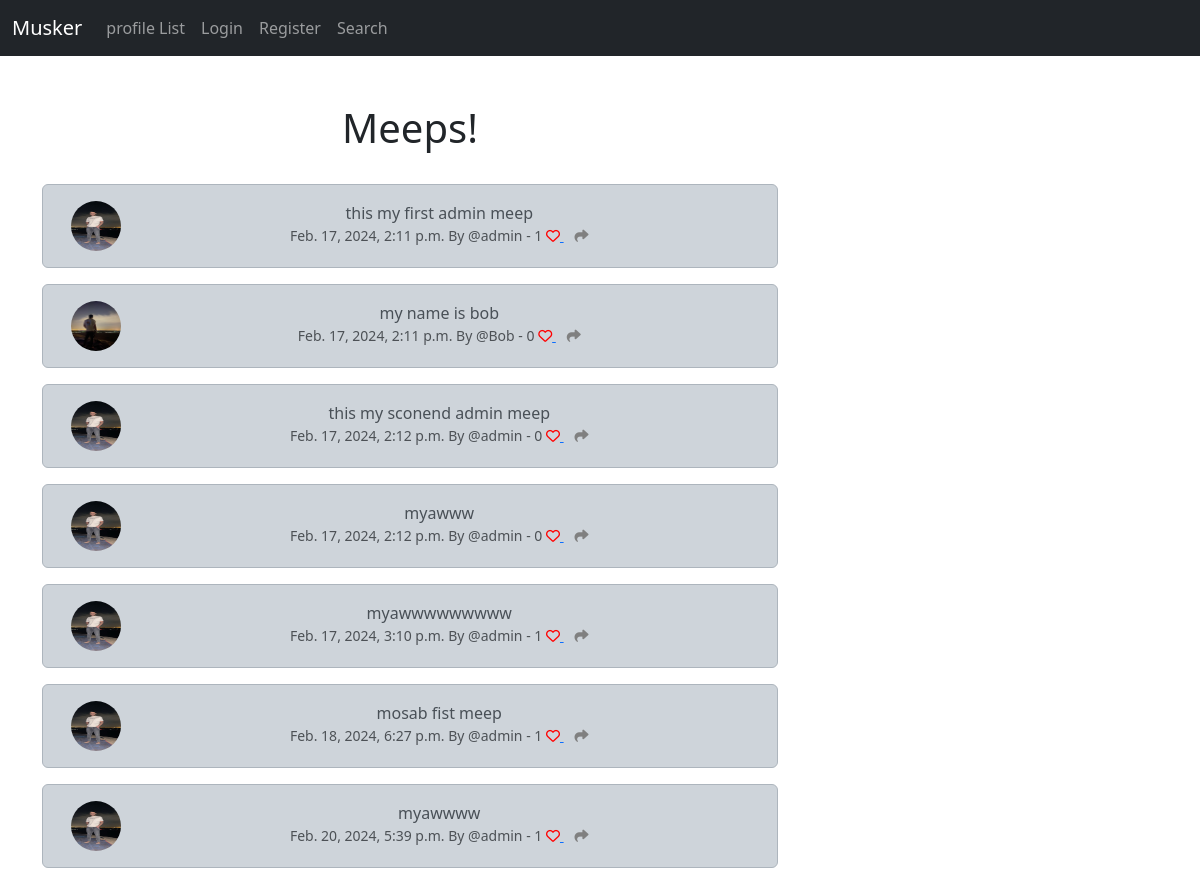
The page / on the database its author committed.
### muskerapp/models.py (models this page shows, shortened)
class Meep(models.Model):
        user = models.ForeignKey(
        User,related_name="meeps",
        on_delete=models.DO_NOTHING
    )
        body=models.CharField(max_length=200)
        create_at=models.DateTimeField(auto_now_add=True)
        likes=models.ManyToManyField(User, related_name="meep_like",blank=True)
        def number_of_likes(self):
            return self.likes.count()

class Profile(models.Model):
    user = models.OneToOneField(User, on_delete=models.CASCADE)
    Follows=models.ManyToManyField("self",
                                   related_name="followed_by",
                                   symmetrical=False,
                                   blank=True,
                                   )
    date_modified=models.DateTimeField(User,auto_now=True)
    profile_image=models.ImageField(null=True, blank=True,upload_to="images/")
    profile_bio=models.CharField(null=True, blank=True,max_length=100)
    homepage_link=models.CharField(null=True, blank=True,max_length=100)
    facebook_link=models.CharField(null=True, blank=True,max_length=100)
    instagram_link=models.CharField(null=True, blank=True,max_length=100)
    linkedin_link=models.CharField(null=True, blank=True,max_length=100)

### muskerapp/views.py (the view)
# urls.py: path('',home,name="home"),
def home(request):
    if request.user.is_authenticated:
        form=MeepForm(request.POST or None)
        if request.method=='POST':
            if form.is_valid():
                meep=form.save(commit=False)
                meep.user=request.user
                meep.save()
                messages.success(request,f"Your Meep Has Been Posted!")
                return redirect('home')
        meeps = Meep.objects.all().order_by('-create_at')
        return render(request, 'home.html', {"meeps": meeps,"form": form})
    else:
        meeps = Meep.objects.all().order_by('create_at')
        return render(request, 'home.html', {"meeps":meeps})

### muskerapp/templates/home.html (shortened to what this page needs)
{% extends "base.html" %} {%load static%} {%block content%}
<div class="container text-center">
  <div class="row">
    <div class="col-8">
      <h1>Meeps!</h1>
      <br />
      {% for meep in meeps %}
      <div class="alert alert-dark" role="alert">
        <div class="container">
          <div class="row">
            <div class="col-1">
              {% if meep.user.profile.profile_image %}
              <img
                src="{{ meep.user.profile.profile_image.url }}"
                width="50"
                height="50"
                class="rounded-circle"
                alt="{{ profile.user.username }}"
              />
              {% endif %}
            </div>
            <div class="col-11">
              {{meep.body}}<br />
              <small class="text-muted">
                {{meep.create_at}} By @{{meep.user.username}} -
                {{meep.number_of_likes}} {% if user in meep.likes.all %}
                <a href="{% url 'meep_like' meep.id%}">
                  <i class="fa-solid fa-heart" style="color: red"></i>
                </a>
                {% else %}
                <a href="{% url 'meep_like' meep.id%}">
                  <i class="fa-regular fa-heart" style="color: red"></i>
                </a>
                {%endif%} &nbsp;&nbsp;
                <a href="{% url 'meep_show' meep.id %}">
                  <i class="fa-solid fa-share" style="color: gray"></i>
                </a>
              </small>
            </div>
          </div>
        </div>
      </div>
      {% endfor %}
    </div>
    <div class="col-4">
      <br /><br />
    </div>
    {%endblock%}

### rows shown on the page
Meep: user.profile.profile_image (picture), body "this my first admin meep", create_at "Feb. 17, 2024, 2:11 p.m.", user.username "admin", number_of_likes "1"
Meep: user.profile.profile_image (picture), body "my name is bob", create_at "Feb. 17, 2024, 2:11 p.m.", user.username "Bob", number_of_likes "0"
Meep: user.profile.profile_image (picture), body "this my sconend admin meep", create_at "Feb. 17, 2024, 2:12 p.m.", user.username "admin", number_of_likes "0"
Meep: user.profile.profile_image (picture), body "myawww", create_at "Feb. 17, 2024, 2:12 p.m.", user.username "admin", number_of_likes "0"
Meep: user.profile.profile_image (picture), body "myawwwwwwwww", create_at "Feb. 17, 2024, 3:10 p.m.", user.username "admin", number_of_likes "1"
Meep: user.profile.profile_image (picture), body "mosab fist meep", create_at "Feb. 18, 2024, 6:27 p.m.", user.username "admin", number_of_likes "1"
Meep: user.profile.profile_image (picture), body "myawwww", create_at "Feb. 20, 2024, 5:39 p.m.", user.username "admin", number_of_likes "1"
